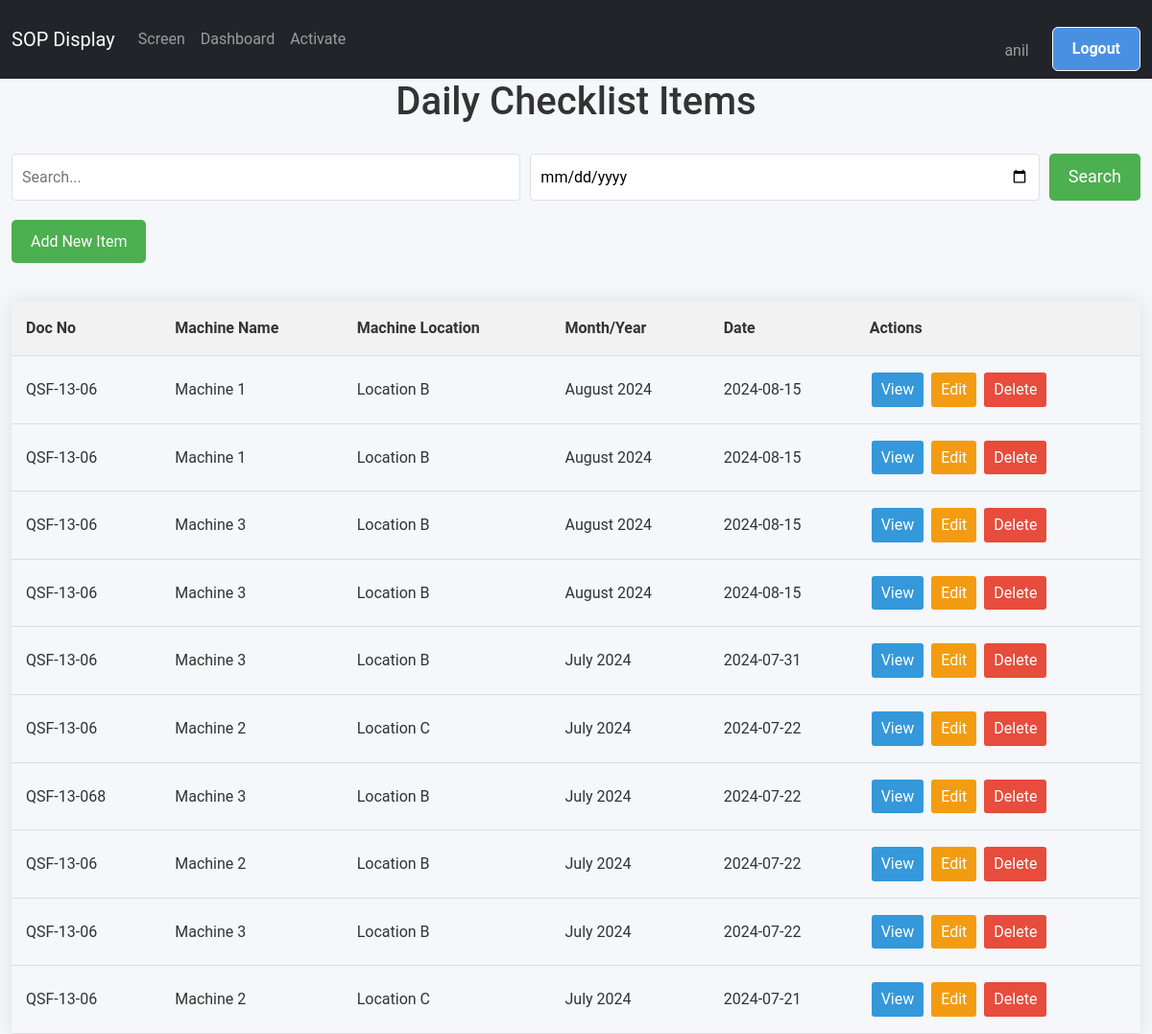
The app's page /screen/maintenance/list/ (signed in), older data.
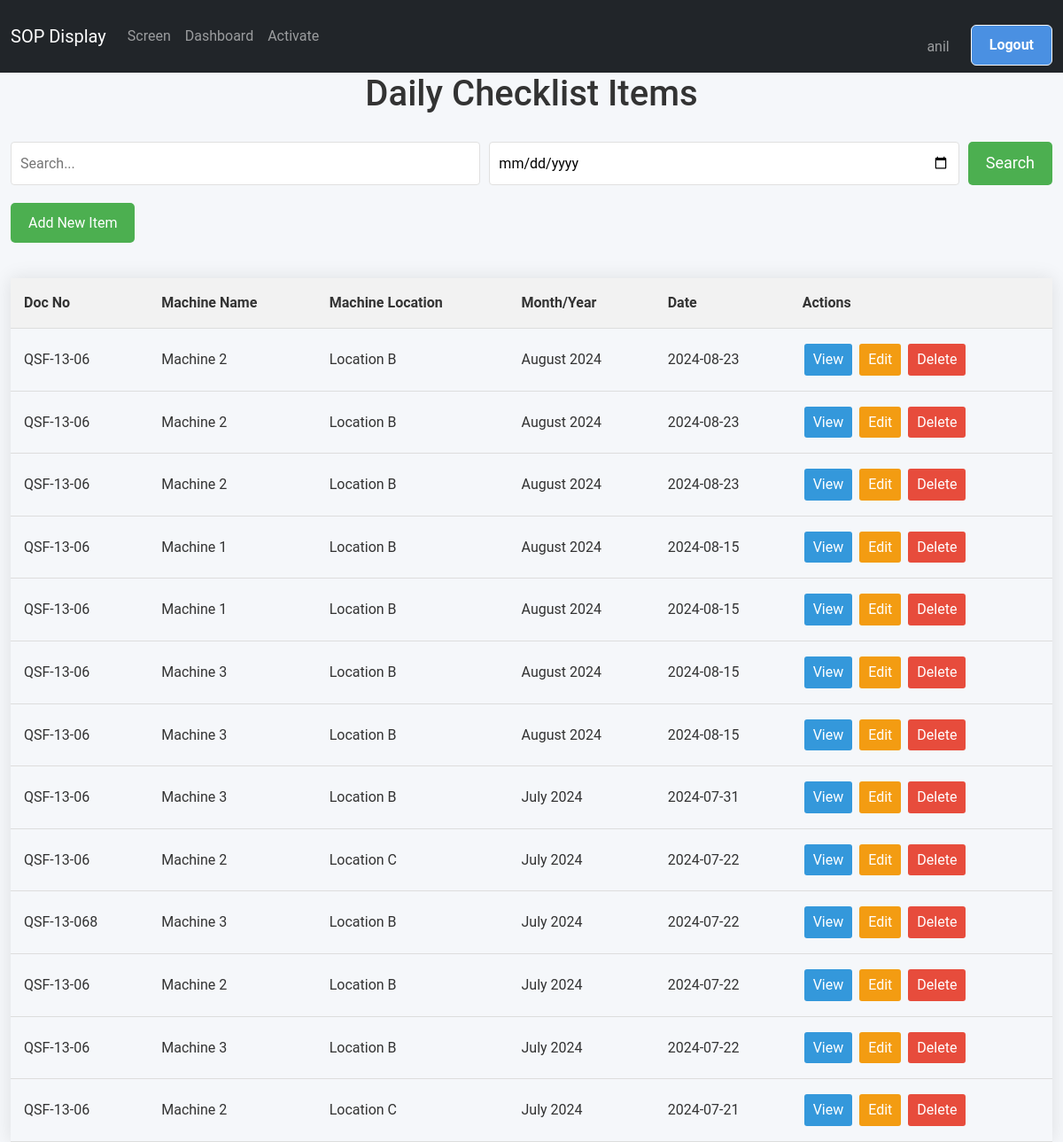
The same page, newer data.
### screen_app/models.py (models this page shows, shortened)
class DailyChecklistItem(models.Model):
    TICK_CHOICES = [
        ('✔', 'OK'),
        ('✘', 'Not OK'),
        ('', 'Not Checked')
    ]
    station = models.CharField(max_length=100, choices=STATION_CHOICES, default='DSL01_S01',blank=True)
    doc_number = models.CharField(max_length=20, default="QSF-13-06",blank=True)
    rev_number = models.CharField(max_length=10, default="02")
    rev_date = models.DateField(default=timezone.now)
    machine_name = models.CharField(max_length=100, choices=MACHINE_NAME_CHOICES)
    control_number = models.CharField(max_length=100,choices=CONTROL_NUMBER_CHOICES)
    machine_location = models.CharField(max_length=100,choices=MACHINE_LOCATION_CHOICES)
    month_year = models.DateField(default=timezone.now,blank=True)
    date=models.DateField(default=django.utils.timezone.now,blank=True)
    CHECK_POINT_CHOICES = (
        ('Clean Machine Surface', 'Clean Machine Surface'),
        ('Check ON/OFF Switch', 'Check ON/OFF Switch'),
        ('Check Emergency Switch', 'Check Emergency Switch'),
        ('Check any Abnormal Sound in M/C', 'Check any Abnormal Sound in M/C'),
        ('Check Spray Nozzle', 'Check Spray Nozzle'),
        ('Check all Tubbing & Feeder pipe', 'Check all Tubbing & Feeder pipe'),
        ('Check Maintenance & Calibration Tag', 'Check Maintenance & Calibration Tag'),
    )
    check_point_1 = models.CharField(max_length=200, choices=CHECK_POINT_CHOICES, default='Clean Machine Surface',blank=True)
    check_point_2 = models.CharField(max_length=200, choices=CHECK_POINT_CHOICES, default='Check ON/OFF Switch',blank=True)
    check_point_3 = models.CharField(max_length=200, choices=CHECK_POINT_CHOICES, default='Check Emergency Switch',blank=True)
    check_point_4 = models.CharField(max_length=200, choices=CHECK_POINT_CHOICES, default='Check any Abnormal Sound in M/C',blank=True)
    check_point_5 = models.CharField(max_length=200, choices=CHECK_POINT_CHOICES, default='Check Spray Nozzle',blank=True)
    check_point_6 = models.CharField(max_length=200, choices=CHECK_POINT_CHOICES, default='Check all Tubbing & Feeder pipe',blank=True)
    check_point_7 = models.CharField(max_length=200, choices=CHECK_POINT_CHOICES, default='Check Maintenance & Calibration Tag',blank=True)
    REQUIREMENT_RANGE_CHOICES = (
        ('Proper Clean', 'Proper Clean'),
        ('Proper Working', 'Proper Working'),
        ('Proper Working', 'Proper Working'),
        ('No any Abnormal Sound', 'No any Abnormal Sound'),
        ('No Blockage No leakage', 'No Blockage No leakage'),
        ('No Cut & No Damage', 'No Cut & No Damage'),
        ('No Expiry date on tag', 'No Expiry date on tag'),
    )
    requirement_range_1 = models.CharField(max_length=200, choices=REQUIREMENT_RANGE_CHOICES, default='Proper Clean',blank=True)
    requirement_range_2 = models.CharField(max_length=200, choices=REQUIREMENT_RANGE_CHOICES, default='Proper Working',blank=True)
    requirement_range_3 = models.CharField(max_length=200, choices=REQUIREMENT_RANGE_CHOICES, default='Proper Working',blank=True)
    requirement_range_4 = models.CharField(max_length=200, choices=REQUIREMENT_RANGE_CHOICES, default='No any Abnormal Sound',blank=True)
    requirement_range_5 = models.CharField(max_length=200, choices=REQUIREMENT_RANGE_CHOICES, default='No Blockage No leakage',blank=True)
    requirement_range_6 = models.CharField(max_length=200, choices=REQUIREMENT_RANGE_CHOICES, default='No Cut & No Damage',blank=True)
    requirement_range_7 = models.CharField(max_length=200, choices=REQUIREMENT_RANGE_CHOICES, default='No Expiry date on tag',blank=True)
    METHOD_OF_CHECKING_CHOICES = (
        ('Clean by Cloths & Brush', 'Clean by Cloths & Brush'),
        ('By Hand', 'By Hand'),
        ('By Eye', 'By Eye'),
        )
    method_of_checking_1 = models.CharField(max_length=200,choices=METHOD_OF_CHECKING_CHOICES ,default='Clean by Cloths & Brush',blank=True)
    method_of_checking_2 = models.CharField(max_length=200,choices=METHOD_OF_CHECKING_CHOICES ,default='By Hand',blank=True)
    method_of_checking_3 = models.CharField(max_length=200,choices=METHOD_OF_CHECKING_CHOICES ,default='By Hand',blank=True)
    method_of_checking_4 = models.CharField(max_length=200,choices=METHOD_OF_CHECKING_CHOICES ,default='By Eye',blank=True)
    method_of_checking_5 = models.CharField(max_length=200,choices=METHOD_OF_CHECKING_CHOICES ,default='By Eye',blank=True)
    method_of_checking_6 = models.CharField(max_length=200,choices=METHOD_OF_CHECKING_CHOICES ,default='By Eye',blank=True)
    method_of_checking_7 = models.CharField(max_length=200,choices=METHOD_OF_CHECKING_CHOICES ,default='By Eye',blank=True)
    Remark_1=models.CharField(max_length=100,choices=TICK_CHOICES)
    Remark_2=models.CharField(max_length=100,choices=TICK_CHOICES)
    Remark_3=models.CharField(max_length=100,choices=TICK_CHOICES)
    Remark_4=models.CharField(max_length=100,choices=TICK_CHOICES)
    Remark_5=models.CharField(max_length=100,choices=TICK_CHOICES)
    Remark_6=models.CharField(max_length=100,choices=TICK_CHOICES)
    Remark_7=models.CharField(max_length=100,choices=TICK_CHOICES)
    checked_by_Operator = models.CharField(max_length=100,choices=TICK_CHOICES,default='✔',blank=True)
    approved_by_Supervisor = models.CharField(max_length=100,choices=TICK_CHOICES,default='✘',blank=True)
    class Meta:
        verbose_name = "Maintenance Checklist For Daily "
        verbose_name_plural = "Maintenance Checklists For Daily"

### screen_app/views.py (the view, shortened to what this page needs)
# urls.py: path('maintenance/list/', ListDailyChecklistItem.as_view(), name='list_daily'),
@method_decorator(staff_member_required, name='dispatch')
class ListDailyChecklistItem(ListView):
    model = DailyChecklistItem
    template_name = 'Maintenance/Daily/list_daily.html'
    context_object_name = 'records'
    ordering = ['-month_year']
    def get_queryset(self):
        queryset = super().get_queryset()
        query = self.request.GET.get('q')
        date_query = self.request.GET.get('date')
        return queryset

### screen_app/templates/Maintenance/Daily/list_daily.html (shortened to what this page needs)
{% extends "base.html" %}
{% block content %}
<div class="container-fluid">
    <h1>Daily Checklist Items</h1>
    <form method="GET" class="search-form">
        <input type="text" name="q" class="search-input" placeholder="Search..." value="{{ request.GET.q }}">
        <input type="date" name="date" class="date-input" placeholder="Select date" value="{{ request.GET.date }}">
        <button type="submit" class="search-btn">Search</button>
    </form>
    <a href="{% url 'add_daily' %}" class="add-new-btn">Add New Item</a>
    {% if records %}
    <table class="excel-table">
        <thead>
            <tr>
                <th>Doc No</th>
                <th>Machine Name</th>
                <th>Machine Location</th>
                <th>Month/Year</th>
                <th>Date</th>
                <th>Actions</th>
            </tr>
        </thead>
        <tbody>
            {% for record in records %}
            <tr>
                <td>{{ record.doc_number }}</td>
                <td>{{ record.machine_name }}</td>
                <td>{{ record.machine_location }}</td>
                <td>{{ record.month_year|date:"F Y" }}</td>
                <td>{{ record.date|date:"Y-m-d" }}</td>
                <td>
                    <a href="{% url 'daily_detail' record.pk %}" class="action-btn view-btn">View</a>
                    <a href="{% url 'update_daily' record.pk %}" class="action-btn edit-btn">Edit</a>
                    <a href="{% url 'delete_daily' record.pk %}" class="action-btn delete-btn">Delete</a>
                </td>
            </tr>
            {% endfor %}
        </tbody>
    </table>
    {% else %}
    <p class="no-records">No daily checklist items found.</p>
    {% endif %}
</div>
{% endblock content %}

Row changes from the older to the newer data that the page shows:
added DailyChecklistItem: doc_number "QSF-13-06", machine_name "Machine 2", machine_location "Location B", month_year "August 2024", date "2024-08-23"
added DailyChecklistItem: doc_number "QSF-13-06", machine_name "Machine 2", machine_location "Location B", month_year "August 2024", date "2024-08-23"
added DailyChecklistItem: doc_number "QSF-13-06", machine_name "Machine 2", machine_location "Location B", month_year "August 2024", date "2024-08-23"
